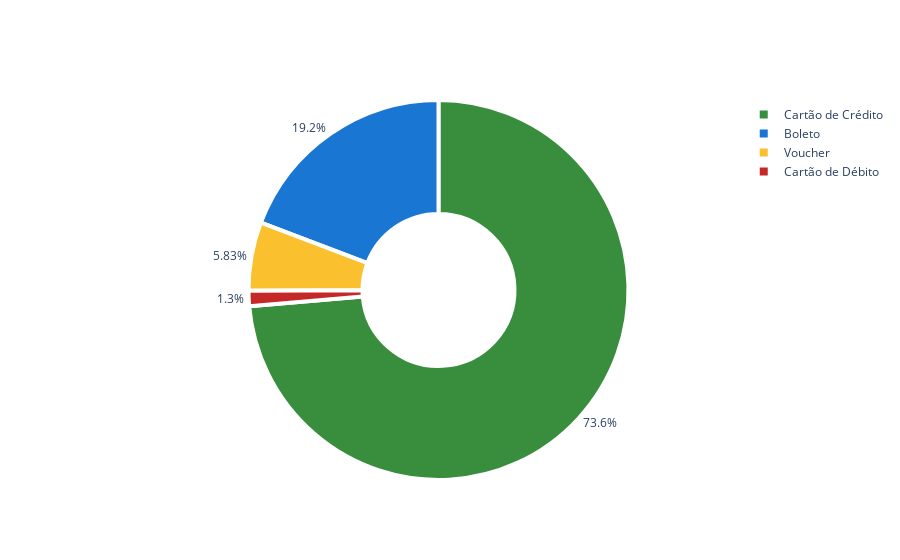

Notebook code cell kept with this figure:
### Markdown cell above
Enquanto o *CREDIT CARD* foi o mais utilizado, ja o *DEBIT CARD* fica por ultimo

### Code cell
# Ver em grafico os valores para cada tipo de pagamento

labels = ['Cartão de Crédito',
          'Boleto',
          'Voucher',
          'Cartão de Débito']

values = formas_pagamento.values

colors = ['#388e3c', '#1976d2',
          '#fbc02d', '#c62828']

# Pizza

trace = go.Pie(labels=labels,
               values=values,
               hoverinfo='value+label',
               textinfo='percent',
               textfont=dict(size=12),
               textposition='outside',
               hole=.4,
               marker=dict(colors=colors,
                           line=dict(color='#ffffff',
                                     width=4)))

iplot([trace])

### Figure 1 — Plotly figure (JSON) as saved in the notebook; plotly's stock layout.template omitted (floating-point values rounded to 4 significant figures)
{"data": [{"hole": 0.4, "hoverinfo": "value+label", "labels": ["Cartão de Crédito", "Boleto", "Voucher", "Cartão de Débito"], "marker": {"colors": ["#388e3c", "#1976d2", "#fbc02d", "#c62828"], "line": {"color": "#ffffff", "width": 4}}, "textfont": {"size": 12}, "textinfo": "percent", "textposition": "outside", "type": "pie", "values": [77209, 20163, 6110, 1366]}], "layout": {}}
